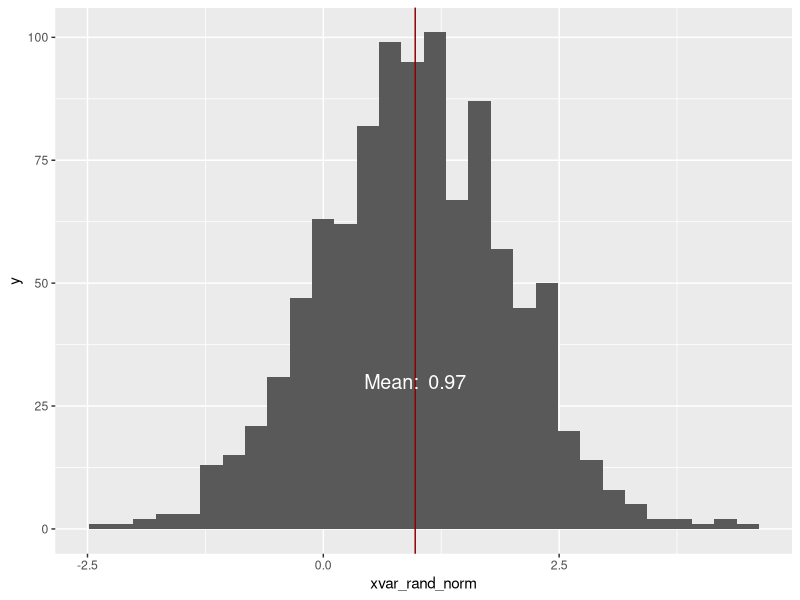

Source code (R):
## ---- chunk 1
set.seed(42)

xvar_rand_norm <- rnorm(1000, mean = 1)
df.xvar <- data.frame(xvar_rand_norm)
xvar_mean <- mean(xvar_rand_norm)
## ---- chunk 2
library(ggplot2)

ggplot(data = df.xvar, aes(x = xvar_rand_norm)) +
       geom_histogram() +
       geom_vline(xintercept = xvar_mean, color = "dark red") +
       annotate("text", label = paste("Mean: ", round(xvar_mean,digits = 2)), 
                x = xvar_mean, y = 30, color = "white", size = 5)
